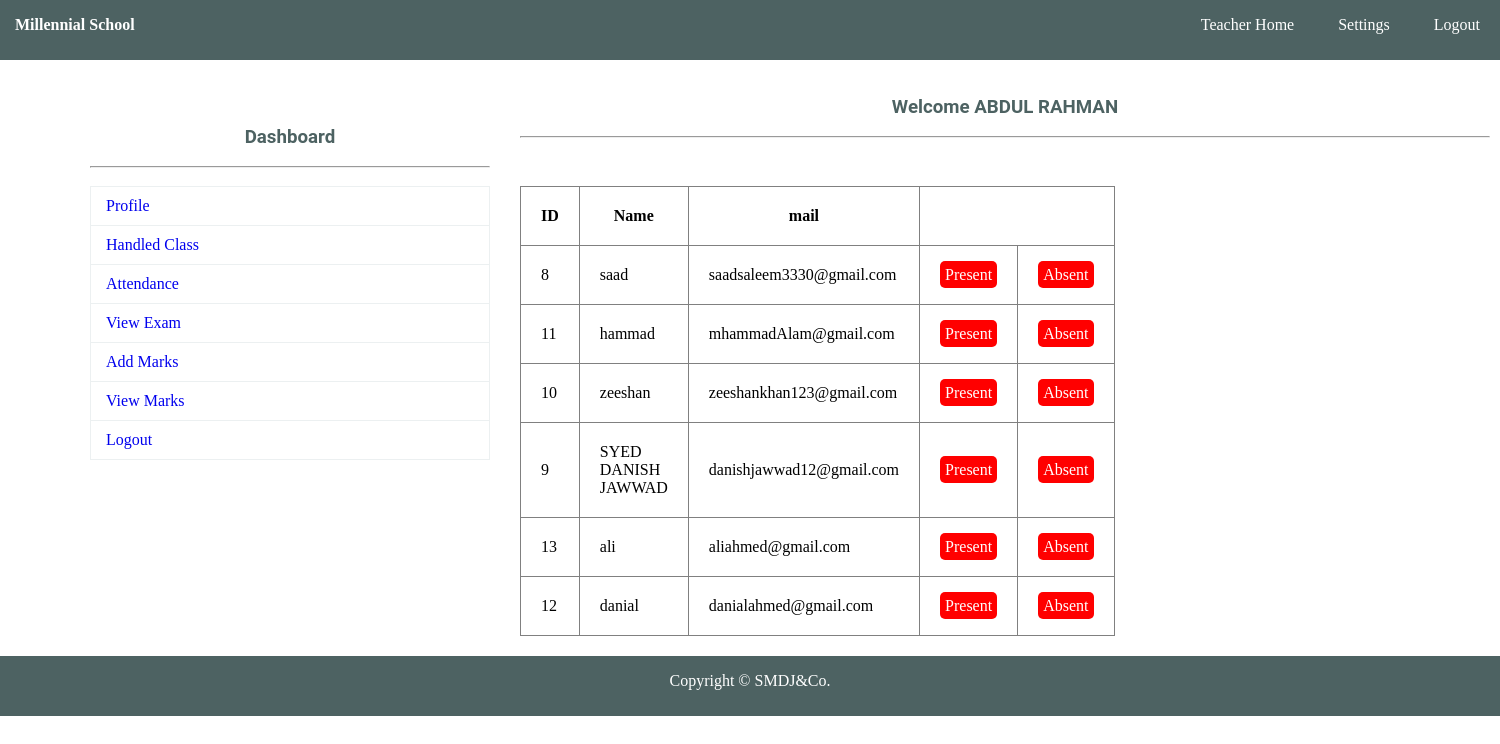
The app's page /MillennialSchool.com/school/view_teacher_student.php?mes=marked.. (signed in) with its own data.
### tables this page shows
CREATE TABLE `student` (
  `ID` int(11) NOT NULL,
  `password` varchar(10) DEFAULT NULL,
  `RNO` varchar(150) NOT NULL,
  `NAME` varchar(150) NOT NULL,
  `FNAME` varchar(150) NOT NULL,
  `DOB` varchar(150) NOT NULL,
  `GEN` varchar(150) NOT NULL,
  `PHO` varchar(150) NOT NULL,
  `MAIL` varchar(150) NOT NULL,
  `ADDR` text NOT NULL,
  `SCLASS` varchar(150) NOT NULL,
  `SSEC` varchar(150) NOT NULL,
  `SIMG` varchar(150) NOT NULL
);

### MillennialSchool.com/school/view_teacher_student.php (the view, shortened to what this page needs)
<?php
	include"database.php";
?>
<!DOCTYPE html>
<html>
	<head>
		<link rel="stylesheet" type="text/css" href="css/style.css">
	</head>
	<body>
		<?php include"navbar.php";?><br>
			<div id="section">
				<?php include"sidebar.php";?><br>
				<h3 class="text">Welcome <?php echo $_SESSION["TNAME"]; ?></h3><br><hr><br>
				<div class="content1">
					<table border="1px" >
						<tr>
							<th>ID</th>
							<th>Name</th>
						   <th>mail</th>
						</tr>
						<?php
						$teacher_id=$_SESSION['TID'];
$s="SELECT * FROM student WHERE ID IN (select student_id from student_course where course_id=(
SELECT course_id FROM teacher_course WHERE tid=$teacher_id))
";
							if(!$res=$db->query($s)){
								echo $db->error;
							}
							if($res->num_rows>0)
							{
								while($r=$res->fetch_assoc())
								{
									echo "
										<tr>
											<td>{$r["ID"]}</td>
											<td>{$r["NAME"]}</td>
											<td>{$r["MAIL"]}</td>
											<td><a href='attended.php?id={$r["ID"]}' class='btnr'>Present</a></td>
											<td><a href='absent.php?id={$r["ID"]}' class='btnr'>Absent</a></td>
										</tr>
										";
								}
							}
						?>
					</table>
				</div>
			</div>
				<?php include"footer.php";?>
	</body>
</html>

### MillennialSchool.com/school/css/style.css (style rules this page uses)
* { padding:0px; margin:0px; }
html { background:#fff; }
a { text-decoration:none; }
h1,h2,h3,h4,h5,h6,label { font-family:roboto; color:#4D6262; }
.btnr { border-radius:5px; padding:5px; background:#ff0000; color:white; }
.content1 { margin-top:30px; }
.text { text-align:center; }
#section { height:auto; width:1400px; margin-left:90px; font-family:cambria; }
.content1 { margin-top:30px; height:auto; width:450px; float:left; }
tr,td,th { padding:20px; }
table { border-collapse:collapse; }

### records on screen
student: ID "8", NAME "saad", MAIL "saadsaleem3330@gmail.com"
student: ID "11", NAME "hammad", MAIL "mhammadAlam@gmail.com"
student: ID "10", NAME "zeeshan", MAIL "zeeshankhan123@gmail.com"
student: ID "9", NAME "SYED DANISH JAWWAD", MAIL "danishjawwad12@gmail.com"
student: ID "13", NAME "ali", MAIL "aliahmed@gmail.com"
student: ID "12", NAME "danial", MAIL "danialahmed@gmail.com"

### other values on screen
$_SESSION["TNAME"] "ABDUL RAHMAN"
